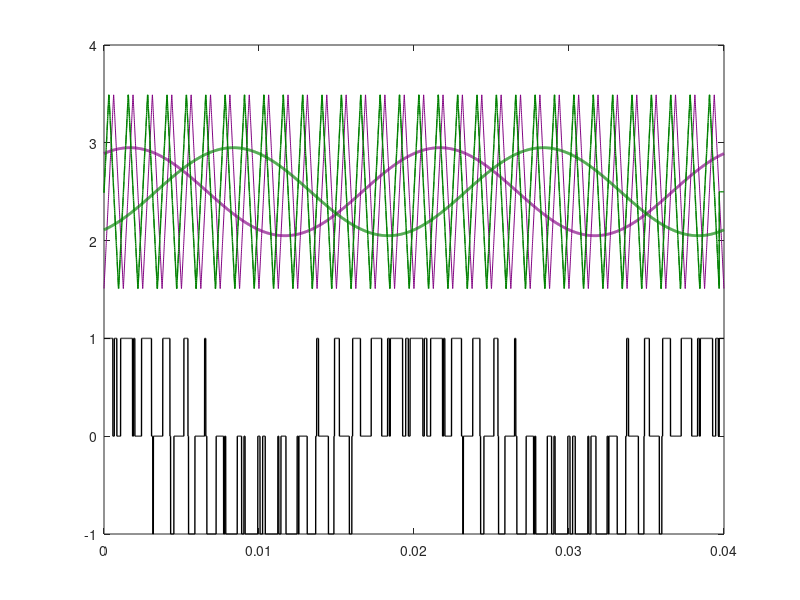

Recreate this plot in MATLAB. (Note: this script raises an error after producing the figure.)
clear ;
clc;
tic;
%% Time array
ma = 0.90;
fout = 50; % Hz
fsw = 800; % Hz
Tstep = (1/fsw)/200; % s
Ts = Tstep; % s
Tfinal =2/fout ; % s
time_array = 0:Tstep:Tfinal-Tstep;
NumberofSteps = numel(time_array);
%Generate switching signals
The_c=0;
The_f=-pi/6;
phaseA=The_f+0;
phaseB=The_f-2*pi/3;
phaseC=The_f+2*pi/3;
VrefA = ma*cos(2*pi*fout*time_array+phaseA);
VrefB = ma*cos(2*pi*fout*time_array+phaseB);
VrefC = ma*cos(2*pi*fout*time_array+phaseC);
Vtriang = zeros(1, NumberofSteps);
for k = 1:Tfinal*fsw
   Triang_temp = triang(1/(Ts*fsw));
   Vtriang((length(Triang_temp)*(k-1)+1:k/(Tstep*fsw))) = (Triang_temp*2)-1;
end
%%
carrierPhA=0;
carrierPhB=90;
carrierPhC=0;
carA= round(carrierPhA/(fsw*Ts)/360);
if carA==0
    carA=1;
end
carB= round(carrierPhB/(fsw*Ts)/360);
if carB==0
    carB=1;
end
carC= round(carrierPhC/(fsw*Ts)/360);
if carC==0
    carC=1;
end

%%
VcarrierA = [ Vtriang(carA:end), zeros(1,carA-1)];
VcarrierB = [ Vtriang(carB:end), zeros(1,carB-1)];
VcarrierC = [ Vtriang(carC:end), zeros(1,carC-1)];

%%
SA = double(VrefA > VcarrierA);
SB = double(VrefB > VcarrierB);
SC = double(VrefC > VcarrierC);

VphaA = ma*cos(2*pi*fout*time_array+phaseA)/2;
VphaB = ma*cos(2*pi*fout*time_array+phaseB)/2;
VphaC = ma*cos(2*pi*fout*time_array+phaseC)/2;

%%
carrierPhA=carrierPhA*pi/180;
carrierPhB=carrierPhB*pi/180;
carrierPhC=carrierPhC*pi/180;
m=1; % carrier
n=2; % fundamental
mag_fsw=2*m*besselj(0,ma*pi/2)/pi;
Vfsw_A=(2*m*besselj(0,ma*pi/2)/pi)*cos(2*pi*fsw*time_array+carrierPhA);
Vfsw_B=(2*m*besselj(0,ma*pi/2)/pi)*cos(2*pi*fsw*time_array+carrierPhB);
Vfsw_C=(2*m*besselj(0,ma*pi/2)/pi)*cos(2*pi*fsw*time_array+carrierPhC);
%
VfswSL_A=2.*besselj(n,m*ma*pi/2)/(m*pi)*cos(2*pi*(fsw-2*fout)*time_array+carrierPhA-2*phaseA);
VfswSL_B=2.*besselj(n,m*ma*pi/2)/(m*pi)*cos(2*pi*(fsw-2*fout)*time_array+carrierPhB-2*phaseB);
VfswSL_C=2.*besselj(n,m*ma*pi/2)/(m*pi)*cos(2*pi*(fsw-2*fout)*time_array+carrierPhB-2*phaseC);
%
VfswSH_A=2.*besselj(n,m*ma*pi/2)/(m*pi)*cos(2*pi*(fsw+2*fout)*time_array+carrierPhA+2*phaseA);
VfswSH_B=2.*besselj(n,m*ma*pi/2)/(m*pi)*cos(2*pi*(fsw+2*fout)*time_array+carrierPhB+2*phaseB);
VfswSH_C=2.*besselj(n,m*ma*pi/2)/(m*pi)*cos(2*pi*(fsw+2*fout)*time_array+carrierPhB+2*phaseC);

%%

figure();
minus=2.5;
plot(time_array,VcarrierA+minus,'color',[0.5 0 0.5],'LineWidth',0.5)
hold on;
plot(time_array,VphaA+minus,'color',[0.5 0 0.5],'LineWidth',2)
hold on;
minus=2.5;
% plot(time_array,VcarrierB+minus,'color',[0 0.5 0],'LineWidth',0.5)
plot(time_array,VcarrierB+minus,'--','color',[0 0.5 0],'LineWidth',0.5)
plot(time_array,VcarrierB+minus,'color',[0 0.5 0],'LineWidth',1)
hold on;
plot(time_array,VphaB+minus,'color',[0 0.5 0],'LineWidth',2)
hold on;
plot(time_array,SA-SB,'color','k','LineWidth',1)
hold on;
yline(0,'LineWidth',0.5)
minus=-2;
plot(time_array,(VphaA-VphaB)+minus,'color','r','LineWidth',1)
hold on;
yline(minus,'LineWidth',0.5)
minus=-4;
plot(time_array,(Vfsw_A-Vfsw_B+VfswSL_A-VfswSL_B+VfswSH_A-VfswSH_B)+minus,'color','b','LineWidth',1);
yline(minus,'LineWidth',0.5)
set(gca,'xtick',[])
grid on;
grid minor;
set(gca,'ytick',[])

%%
figure();
minus=0;
plot(time_array,(Vfsw_A-Vfsw_B)+minus,'color',[0.5 0 0],'LineWidth',2);
hold on;
minus=-0.75;
plot(time_array,(VfswSL_A-VfswSL_B)+minus,'color',[0 0 0.5],'LineWidth',2);
hold on;
minus=-1.5;
plot(time_array,(VfswSH_A-VfswSH_B)+minus,'color',[0 0.5 0],'LineWidth',2);
hold on;
set(gca,'xtick',[])
grid on;
grid minor;
set(gca,'ytick',[])
%%
% figure();
% minus=5;
% plot(time_array,VcarrierA+5,time_array,VphaA+minus,'color','k','LineWidth',0.5)
% hold on;
% minus=2.5;
% plot(time_array,VcarrierB+2.5,time_array,VphaB+minus,'color','k','LineWidth',0.5)
% hold on; 
% plot(time_array,SA-SB,'color','k','LineWidth',0.5)
% hold on;
% yline(0,'LineWidth',0.5)
% minus=-2;
% plot(time_array,(VphaA-VphaB)+minus,'color','r','LineWidth',0.5)
% hold on;
% yline(minus,'LineWidth',0.5)
% minus=-3.5;
% % plot(time_array,(Vfsw_A-Vfsw_B+VfswSL_A-VfswSL_B+VfswSH_A-VfswSH_B)+minus,'color','b','LineWidth',0.5);
% plot(time_array,(Vfsw_A-Vfsw_B)+minus,'color','b','LineWidth',0.5);
% hold on;
% yline(minus,'LineWidth',0.5)
% minus=-5;
% plot(time_array,(VfswSL_A-VfswSL_B)+minus,'color','m','LineWidth',0.5);
% hold on;
% yline(minus,'LineWidth',0.5)
% minus=-6;
% plot(time_array,(VfswSH_A-VfswSH_B)+minus,'color','g','LineWidth',0.5);
% hold on;
% yline(minus,'LineWidth',0.5)
% set(gca,'xtick',[])
% grid on;
% grid minor;
% set(gca,'ytick',[])
%%
% figure();
% plot(time_array,SA+2.4,time_array,VphaA+3,'color','k','LineWidth',0.4)
% hold on;
% plot(time_array,SB+1.2,time_array,VphaB+1.7,'color','k','LineWidth',0.4)
% hold on; 
% plot(time_array,SA-SB,'color','k','LineWidth',0.4)
% hold on;
% minus=min(SA-SB)-max(VphaA-VphaB);
% plot(time_array,(VphaA-VphaB)+minus*1.1,'color','k','LineWidth',1)
% hold on;
% minus=min((VphaA-VphaB)+minus)-max(Vfsw_A-Vfsw_B);
% plot(time_array,(Vfsw_A-Vfsw_B)+minus*1.1,'color','k','LineWidth',1);
% hold on;
% minus=min((Vfsw_A-Vfsw_B)+minus*1.1)-max(VfswSL_A-VfswSL_B);
% plot(time_array,(VfswSL_A-VfswSL_B)+minus*1.1,'color','k','LineWidth',1);
% hold on;
% minus=min((VfswSL_A-VfswSL_B)+minus*1.1)-max(VfswSH_A-VfswSH_B);
% plot(time_array,(VfswSH_A-VfswSH_B)+minus*1.1,'color','k','LineWidth',1);
% hold on;
% set(gca,'xtick',[])
% grid on;
% grid minor;
% set(gca,'ytick',[])
% ylim([-6 4])

%%


%%
% N=1;
% subplot(5,1,1)
% plot(time_array,SA-SB,'color','k','LineWidth',0.4)
% ylim([-N N])
% subplot(5,1,2)
% plot(time_array,VphaA-VphaB,'color','k','LineWidth',2)
% ylim([-N N])
% subplot(5,1,3)
% plot(time_array,Vfsw_A-Vfsw_B,'color','k','LineWidth',2);
% ylim([-N N])
% subplot(5,1,4)
% plot(time_array,VfswSL_A-VfswSL_B,'color','k','LineWidth',1);
% ylim([-N N])
% subplot(5,1,5)
% plot(time_array,VfswSH_A-VfswSH_B,'color','k','LineWidth',1);
% ylim([-N N])
% hold on;
% set(gca,'xtick',[])
% set(gca,'ytick',[])
%%
% plot(time_array,SA-SB,'color','k','LineWidth',0.4)
% hold on;
% plot(time_array,VphaA-VphaB,'--','color','k','LineWidth',2)
% hold on; 
% plot(time_array,Vfsw_A-Vfsw_B,'--','color','k','LineWidth',2);
% hold on;
% plot(time_array,VfswSL_A-VfswSL_B,'color','r','LineWidth',1);
% hold on;
% plot(time_array,VfswSH_A-VfswSH_B,'color','b','LineWidth',1);
% hold on;
% set(gca,'xtick',[])
% set(gca,'ytick',[])
% ylim([-1.2 1.2])
%%
% figure();
% plot(time_array,SA,'color','k','LineWidth',0.4)
% ylim([-1.2 1.2])
% hold on;
% plot(time_array,VrefA,'color','m','LineWidth',2)
% hold on; 
%%

% figure();
% plot(time_array,VcarrierA,'color','r','LineWidth',0.4)
% ylim([-1.2 1.2])
% hold on;
% plot(time_array,VcarrierB,'color','g','LineWidth',0.4)
% ylim([-1.2 1.2])
% hold on;
% plot(time_array,VcarrierC,'color','b','LineWidth',0.4)
% ylim([-1.2 1.2])
% hold on
% plot(time_array,VrefA,'-','color','r','LineWidth',2)
% hold on; 
% plot(time_array,VrefB,'-','color','g','LineWidth',2)
% hold on; 
% plot(time_array,VrefC,'-','color','b','LineWidth',2)
% hold on; 
% set(gca,'xtick',[])
% set(gca,'ytick',[])
% xlim([7/8/fout 15/8/fout])

%% 
% figure();
% plot(time_array,Vfsw_A-Vfsw_B+VfswSH_A-VfswSH_B+VfswSL_A-VfswSL_B,'color','b','LineWidth',0.8);
% hold on;
% set(gca,'xtick',[])
% set(gca,'ytick',[])
% %% 
% figure();
% plot(time_array,Vfsw_A-Vfsw_B+VfswSH_A-VfswSH_B,'color','b','LineWidth',0.8);
% hold on;


%%
% plot(time_array,SA)
% y=zeros(1,length(SA));
% 
% for j=1:length(SA)
% if SA(j)==1
%     SAp(j)=0;
% else 
%     SAp(j)=1; 
% end
% end
%%
% x2 = [time_array, fliplr(time_array)];
% inBetween = [SA, fliplr(y)];
% inBetween2 = [SAp, fliplr(y)];
% %%
% fill(x2, inBetween, 'r');
% hold on;
% fill(x2, inBetween2, 'k');
% hold on;
% 
% %%
% 
% plot(time_array,VphaA-VphaB,'color','r','LineWidth',2)
% hold on; 
% plot(time_array,Vfsw_A-Vfsw_B+VfswSL_A-VfswSL_B+VfswSH_A-VfswSH_B,'color','b','LineWidth',2);
% hold on;
% 
% set(gca,'xtick',[])
% set(gca,'ytick',[])
% ylim([-1.2 1.2])
